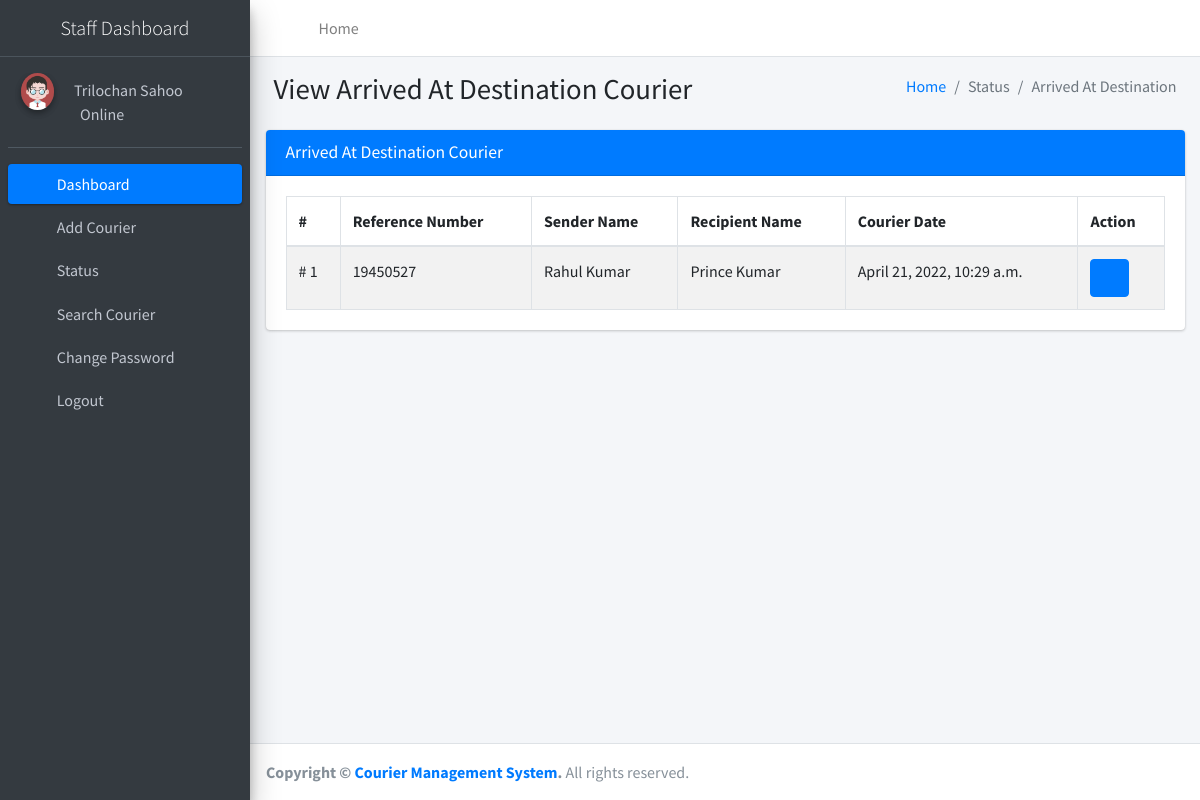
Page /staffarriveatDestination (signed in) on the committed database.
### courier/models.py (models this page shows, shortened)
class Courier(models.Model):
    RefNumber = models.CharField(max_length=100, null=True)
    SenderBranch = models.ForeignKey(Branch, on_delete=models.CASCADE, null=True)
    SenderName = models.CharField(max_length=250, null=True)
    SenderContactnumber = models.CharField(max_length=12, null=True)
    SenderAddress = models.CharField(max_length=250, null=True)
    SenderCity = models.CharField(max_length=150, null=True)
    SenderState = models.CharField(max_length=150, null=True)
    SenderPincode = models.CharField(max_length=6, null=True)
    SenderCountry = models.CharField(max_length=250, null=True)
    RecipientName = models.CharField(max_length=250, null=True)
    RecipientContactnumber = models.CharField(max_length=12, null=True)
    RecipientAddress = models.CharField(max_length=250, null=True)
    RecipientCity = models.CharField(max_length=150, null=True)
    RecipientState = models.CharField(max_length=150, null=True)
    RecipientPincode = models.CharField(max_length=6, null=True)
    RecipientCountry = models.CharField(max_length=150, null=True)
    CourierDes = models.CharField(max_length=250, null=True)
    ParcelWeight = models.CharField(max_length=150, null=True)
    ParcelDimensionlen = models.CharField(max_length=150, null=True)
    ParcelDimensionwidth = models.CharField(max_length=150, null=True)
    ParcelDimensionheight = models.CharField(max_length=150, null=True)
    ParcelPrice = models.CharField(max_length=150, null=True)
    Status = models.CharField(max_length=100, null=True)
    CourierDate = models.DateTimeField(auto_now_add=True)

### courier/views.py (the view)
# urls.py: path('staffarriveatDestination', staffarriveatDestination, name='staffarriveatDestination'),
def staffarriveatDestination(request):
    if not request.user.is_authenticated:
        return redirect('staff_login')
    user = User.objects.get(id=request.user.id)
    staff = Staff.objects.get(user=user)
    courier = Courier.objects.filter(Status='Arrived at Destination')
    return render(request, 'staff/staffarriveatDestination.html', locals())

### courier/templates/staff/staffarriveatDestination.html
{% extends 'staffNavbar.html' %}
{% block main %}
{% load static %}
<section class="content">
    <div class="content-header">
        <div class="container-fluid">
            <div class="row mb-2">
                <div class="col-sm-6">
                    <h1 class="m-0">View Arrived At Destination Courier</h1>
                </div>
                <div class="col-sm-6">
                    <ol class="breadcrumb float-sm-right">
                        <li class="breadcrumb-item"><a href="{% url 'staffdashboard' %}">Home</a></li>
                        <li class="breadcrumb-item active">Status</li>
                        <li class="breadcrumb-item active">Arrived At Destination</li>
                    </ol>
                </div>
            </div>
        </div>
    </div>
    <div class="container-fluid">
        <div class="row">
            <div class="col-md-12">
                <div class="card card-primary">
                    <div class="card-header">
                        <h3 class="card-title">Arrived At Destination Courier</h3>
                    </div>
                    <div class="card-body">
                        <table id="example1" class="table table-bordered table-striped">
                            <thead>
                            <tr>
                                <th>#</th>
                                <th>Reference Number</th>
                                <th>Sender Name</th>
                                <th>Recipient Name</th>
                                <th>Courier Date</th>
                                <th>Action</th>
                            </tr>
                            </thead>
                            <tbody>
                            {% for i in courier %}
                            <tr>
                                <td># {{forloop.counter}}</td>
                                <td>{{i.RefNumber}}</td>
                                <td>{{i.SenderName}}</td>
                                <td>{{i.RecipientName}}</td>
                                <td>{{i.CourierDate}}</td>
                                <td>
                                    <div class="btn-group">
                                        <a class="btn btn-primary" href="{% url 'staffviewCourierDetails' i.id %}"><i class="fa fa-eye"></i></a>
                                    </div>
                                </td>
                            </tr>
                            {% endfor %}
                            </tbody>
                        </table>
                    </div>
                </div>
            </div>
        </div>
    </div>
</section>
{% endblock %}

### courier/templates/staffNavbar.html (shortened to what this page needs)
{% load static %}
<!DOCTYPE html>
<html lang="en">
<head>
<link rel="stylesheet"
	href="{% static 'plugins/fontawesome-free/css/all.min.css' %}">
<link rel="stylesheet"
	href="https://code.ionicframework.com/ionicons/2.0.1/css/ionicons.min.css">
<link rel="stylesheet"
	href="{% static 'plugins/tempusdominus-bootstrap-4/css/tempusdominus-bootstrap-4.min.css' %}">
<link rel="stylesheet"
	href="{% static 'plugins/icheck-bootstrap/icheck-bootstrap.min.css' %}">
<link rel="stylesheet" href="{% static 'plugins/jqvmap/jqvmap.min.css' %}">
<link rel="stylesheet" href="{% static 'dist/css/adminlte.min.css' %}">
<link rel="stylesheet"
	href="{% static 'plugins/overlayScrollbars/css/OverlayScrollbars.min.css' %}">
<link rel="stylesheet"
	href="{% static 'plugins/daterangepicker/daterangepicker.css' %}">
<link rel="stylesheet"
	href="{% static 'plugins/summernote/summernote-bs4.min.css' %}">
</head>
<body class="hold-transition sidebar-mini layout-fixed">
	<div class="wrapper">
		<nav
			class="main-header navbar navbar-expand navbar-white navbar-light">
			<ul class="navbar-nav">
				<li class="nav-item"><a class="nav-link" data-widget="pushmenu"
					href="#" role="button"><i class="fas fa-bars"></i></a></li>
				<li class="nav-item d-none d-sm-inline-block"><a
					href="{% url 'staffdashboard' %}" class="nav-link">Home</a></li>
			</ul>
			<ul class="navbar-nav ml-auto">
				<li class="nav-item"><a class="nav-link"
					data-widget="fullscreen" href="#" role="button"> <i
						class="fas fa-expand-arrows-alt"></i>
				</a></li>
				<li class="nav-item"><a class="nav-link"
					data-widget="control-sidebar" data-controlsidebar-slide="true"
					href="#" role="button"> <i class="fas fa-th-large"></i>
				</a></li>
			</ul>
		</nav>
		<aside class="main-sidebar sidebar-dark-primary elevation-4">
			<a href="#" class="brand-link">
				<center><span class="brand-text font-weight-light">Staff Dashboard</span></center>
			</a>
			<div class="sidebar">
				<div class="user-panel mt-3 pb-3 mb-3 d-flex">
					<div class="image">
						<img src="{% static 'dist/img/user2-160x160.jpg' %}"
							class="img-circle elevation-2" alt="User Image">
					</div>
					<div class="info">
						<a href="{% url 'profile' %}">&nbsp;&nbsp; {{request.user.first_name}}</a>
						<br>
						<a href="#"><i class="fa fa-circle text-success"></i> Online</a>
					</div>
				</div>
				<nav class="mt-2">
					<ul class="nav nav-pills nav-sidebar flex-column"
						data-widget="treeview" role="menu" data-accordion="false">
						<li class="nav-item"><a href="{% url 'staffdashboard' %}"
							class="nav-link active"> <i
								class="nav-icon fas fa-tachometer-alt"></i>
								<p>Dashboard</p>
						</a></li>
						<li class="nav-item"><a href="{% url 'addCourier' %}"
							class="nav-link"> <i class="nav-icon fas fa-plus"></i>
								<p>Add Courier</p>
						</a></li>
						<li class="nav-item"><a href="#" class="nav-link"> <i
								class="nav-icon fas fa-tree"></i>
								<p>
									Status <i class="fas fa-angle-left right"></i>
								</p>
						</a>
						</li>
						<li class="nav-item"><a href="{% url 'searchCourier' %}"
							class="nav-link"> <i class="nav-icon fas fa-search"></i>
								<p>Search Courier</p>
						</a></li>
						<li class="nav-item"><a href="{% url 'staffchangePassword' %}"
							class="nav-link"> <i class="nav-icon fas fa-cogs"></i>
								<p>Change Password</p>
						</a></li>
						<li class="nav-item"><a href="/logout" class="nav-link">
								<i class="nav-icon fas fa-power-off"></i>
								<p>Logout</p>
						</a></li>
					</ul>
				</nav>
			</div>
		</aside>
		<div class="content-wrapper">
			{% block main %}
			{% endblock %}
		</div>
		<footer class="main-footer">
			<strong>Copyright &copy; <a href="#">Courier Management System</a>.
			</strong> All rights reserved.
		</footer>
	</div>
</body>
</html>

### rows in the picture
Courier: RefNumber "19450527", SenderName "Rahul Kumar", RecipientName "Prince Kumar", CourierDate "April 21, 2022, 10:29 a.m."

### other values in the picture
{{ request.user.first_name }} "Trilochan Sahoo"
